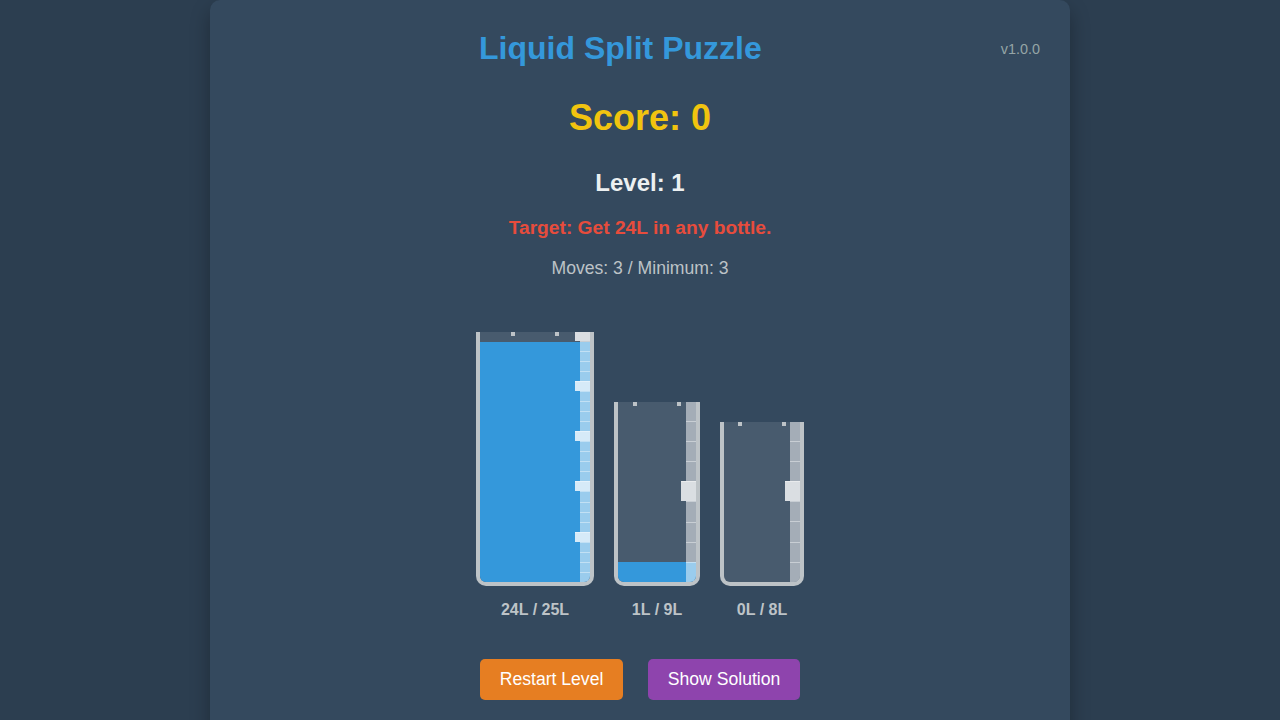
#> input picture screenshot.png, 1280 x 720 px
$ python create_real_icons.py
#> lines starting #> are read from the running program, lines starting #| are printed output that depends on the picture
from PIL import Image

def generate_icons(source_image_path):
#> called with source_image_path = 'screenshot.png'
    try:
        img = Image.open(source_image_path)
#> img is the input picture: PIL image 1280x720 RGB; mean R, G, B 54.1, 74.6, 95.3
    except FileNotFoundError:
        print(f"Error: Source image '{source_image_path}' not found.")
        return

    # The screenshot is likely 16:9 or similar (e.g., 1280x720)
    width, height = img.size
#> width = 1280; height = 720

    # We want a square crop, ideally centered around the main gameplay elements
    # (the bottles in the middle)
    min_dim = min(width, height)
#> min_dim = 720

    # Calculate box for a centered square crop
    left = (width - min_dim) / 2
#> left = 280
    top = (height - min_dim) / 2
#> top = 0
    right = (width + min_dim) / 2
#> right = 1000
    bottom = (height + min_dim) / 2
#> bottom = 720

    # If the image is very wide, maybe we just crop the center box.
    # We can also shrink the square slightly if we want just the inner UI container.
    # For a simple icon, let's take a square from the center covering most of the vertical height.
    # Let's crop to 80% of the minimum dimension to focus more on the center content
    crop_size = int(min_dim * 0.8)
#> crop_size = 576
    left_crop = (width - crop_size) / 2
#> left_crop = 352
    top_crop = (height - crop_size) / 2
#> top_crop = 72
    right_crop = (width + crop_size) / 2
#> right_crop = 928
    bottom_crop = (height + crop_size) / 2
#> bottom_crop = 648

    cropped_img = img.crop((left_crop, top_crop, right_crop, bottom_crop))
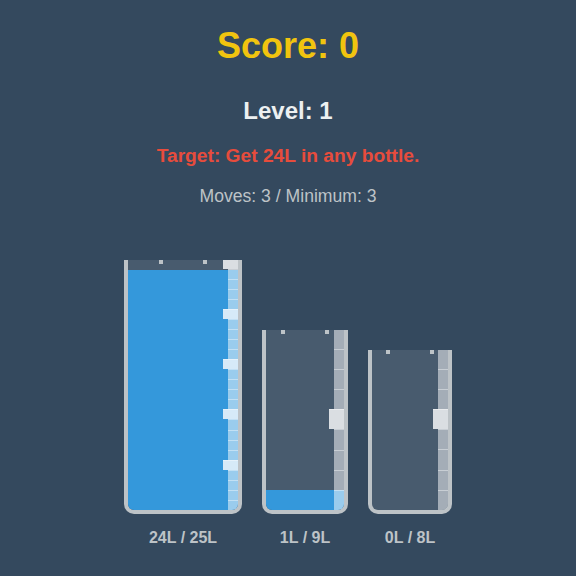
#> cropped_img: PIL image 576x576 RGB; mean R, G, B 60.5, 86, 108.9

    # Resize to 192x192 and 512x512
    icon192 = cropped_img.resize((192, 192), Image.Resampling.LANCZOS)
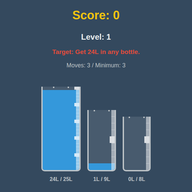
#> icon192: PIL image 192x192 RGB; mean R, G, B 60.5, 86, 108.9
    icon192.save('icon192.png')
    print("Generated icon192.png")

    icon512 = cropped_img.resize((512, 512), Image.Resampling.LANCZOS)
    icon512.save('icon512.png')
    print("Generated icon512.png")

if __name__ == "__main__":
    generate_icons("screenshot.png")
